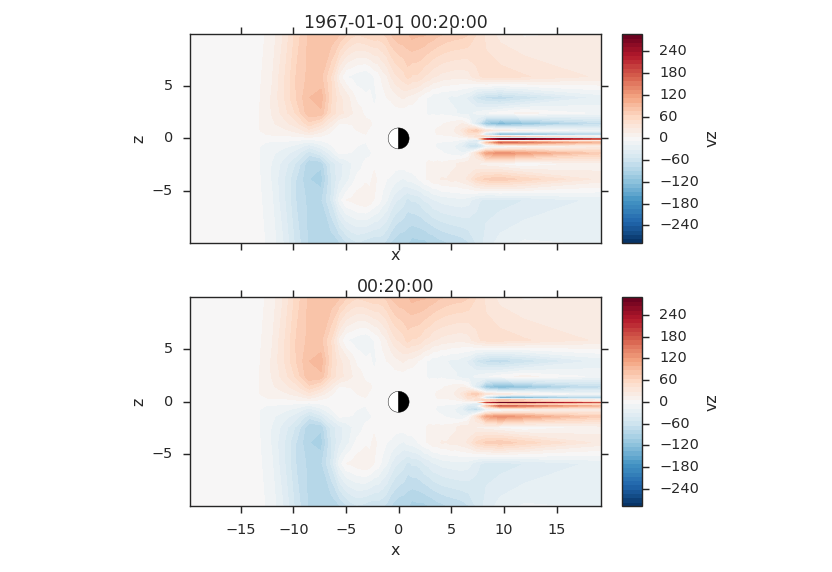

Python code for this plot:
from os import path

import viscid
from viscid.plot import vpyplot as vlt
from matplotlib import pyplot as plt


f3d = viscid.load_file(path.join(viscid.sample_dir, 'sample_xdmf.3d.xdmf'))

_, axes = plt.subplots(2, 1, sharex=True, sharey=True)
f3d.activate_time(0)

# notice y=0.0, this is different from y=0; y=0 is the 0th index in
# y, which is this case will be y=-50.0
vlt.plot(f3d["vz"]["x = -20.0f:20.0f, y = 0.0f, z = -10.0f:10.0f"],
         style="contourf", levels=50, plot_opts="lin_0,earth", ax=axes[0])
plt.title(f3d.get_grid().format_time("UT"))

# share axes so this plot pans/zooms with the first
f3d.activate_time(-1)
vlt.plot(f3d["vz"]["x = -20.0f:20.0f, y = 0.0f, z = -10.0f:10.0f"],
         style="contourf", levels=50, plot_opts="lin_0,earth", ax=axes[1])
plt.title(f3d.get_grid().format_time("hms"))

vlt.auto_adjust_subplots()
vlt.show()
